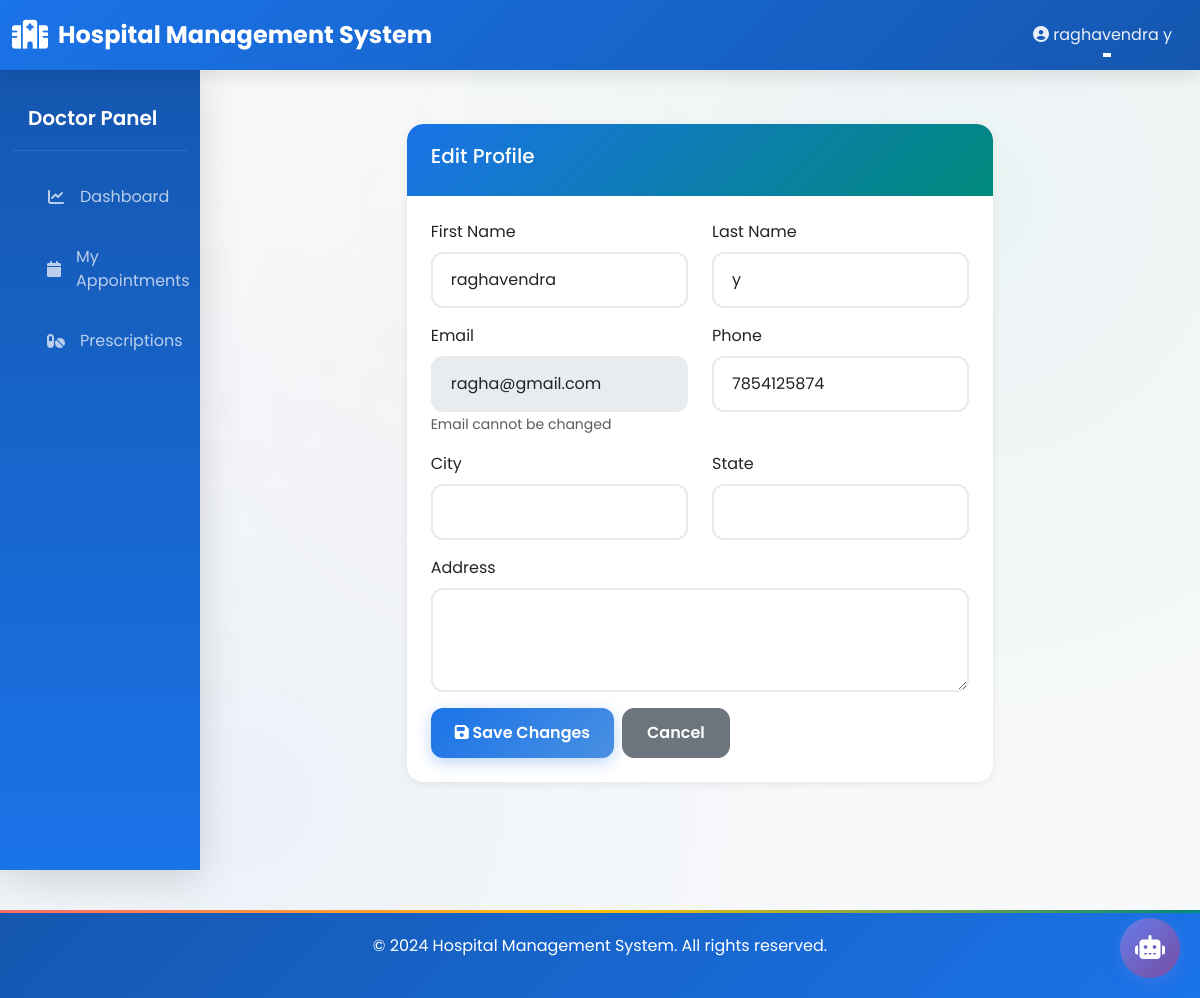
Screenshot of /accounts/profile/edit/ (signed in) with the database file from the repository.
### accounts/models.py (models this page shows, shortened)
class CustomUser(AbstractUser):
    ROLE_CHOICES = (
        ('ADMIN', 'Administrator'),
        ('DOCTOR', 'Doctor'),
        ('NURSE', 'Nurse'),
        ('PHARMACIST', 'Pharmacist'),
        ('RECEPTIONIST', 'Receptionist'),
        ('PATIENT', 'Patient'),
    )
    role = models.CharField(max_length=20, choices=ROLE_CHOICES, default='PATIENT')
    phone = models.CharField(max_length=20, blank=True, null=True)
    address = models.TextField(blank=True, null=True)
    city = models.CharField(max_length=100, blank=True, null=True)
    state = models.CharField(max_length=100, blank=True, null=True)
    profile_picture = models.ImageField(upload_to='profile_pictures/', blank=True, null=True)
    created_at = models.DateTimeField(auto_now_add=True)
    updated_at = models.DateTimeField(auto_now=True)
    is_active_user = models.BooleanField(default=True)
    class Meta:
        ordering = ['-created_at']
        indexes = [
            models.Index(fields=['role']),
            models.Index(fields=['email']),
        ]

### accounts/views.py (the view, shortened to what this page needs)
# urls.py: path('profile/edit/', views.EditProfileView.as_view(), name='edit_profile'),
class EditProfileView(LoginRequiredMixin, UpdateView):
    model = CustomUser
    form_class = CustomUserChangeForm
    template_name = 'accounts/edit_profile.html'
    def get_object(self):
        return self.request.user

### accounts/forms.py
class CustomUserChangeForm(UserChangeForm):
    class Meta:
        model = CustomUser
        fields = ('email', 'first_name', 'last_name', 'phone', 'address', 'city', 'state', 'profile_picture')
        widgets = {
            'email': forms.EmailInput(attrs={'class': 'form-control'}),
            'first_name': forms.TextInput(attrs={'class': 'form-control'}),
            'last_name': forms.TextInput(attrs={'class': 'form-control'}),
            'phone': forms.TextInput(attrs={'class': 'form-control'}),
            'address': forms.Textarea(attrs={'class': 'form-control', 'rows': 2}),
            'city': forms.TextInput(attrs={'class': 'form-control'}),
            'state': forms.TextInput(attrs={'class': 'form-control'}),
            'profile_picture': forms.FileInput(attrs={'class': 'form-control'}),
        }

### templates/accounts/edit_profile.html (shortened to what this page needs)
{% extends "base.html" %}
{% load static %}
{% block content %}
<div class="container py-4">
    <div class="row justify-content-center">
        <div class="col-md-8">
            <div class="card">
                <div class="card-header">
                    <h5>Edit Profile</h5>
                </div>
                <div class="card-body">
                    <form method="post">
                        <div class="row mb-3">
                            <div class="col-md-6">
                                <label class="form-label">First Name</label>
                                <input type="text" name="first_name" class="form-control" value="{{ user.first_name }}">
                            </div>
                            <div class="col-md-6">
                                <label class="form-label">Last Name</label>
                                <input type="text" name="last_name" class="form-control" value="{{ user.last_name }}">
                            </div>
                        </div>
                        <div class="row mb-3">
                            <div class="col-md-6">
                                <label class="form-label">Email</label>
                                <input type="email" class="form-control" value="{{ user.email }}" disabled>
                                <small class="text-muted">Email cannot be changed</small>
                            </div>
                            <div class="col-md-6">
                                <label class="form-label">Phone</label>
                                <input type="text" name="phone" class="form-control" value="{{ user.phone|default:'' }}">
                            </div>
                        </div>
                        <div class="row mb-3">
                            <div class="col-md-6">
                                <label class="form-label">City</label>
                                <input type="text" name="city" class="form-control" value="{{ user.city|default:'' }}">
                            </div>
                            <div class="col-md-6">
                                <label class="form-label">State</label>
                                <input type="text" name="state" class="form-control" value="{{ user.state|default:'' }}">
                            </div>
                        </div>
                        <div class="mb-3">
                            <label class="form-label">Address</label>
                            <textarea name="address" class="form-control" rows="3">{{ user.address|default:'' }}</textarea>
                        </div>
                        <div class="d-flex gap-2">
                            <button type="submit" class="btn btn-primary">
                                <i class="fas fa-save"></i> Save Changes
                            </button>
                            <a href="{% url 'accounts:profile' %}" class="btn btn-secondary">
                                Cancel
                            </a>
                        </div>
                    </form>
                </div>
            </div>
        </div>
    </div>
</div>
{% endblock %}

### templates/base.html (shortened to what this page needs)
{% load static %}
<!DOCTYPE html>
<html lang="en">
<head>
    <link href="https://cdn.jsdelivr.net/npm/bootstrap@5.3.0/dist/css/bootstrap.min.css" rel="stylesheet">
    <link rel="stylesheet" href="https://cdnjs.cloudflare.com/ajax/libs/font-awesome/6.4.0/css/all.min.css">
    <link rel="stylesheet" href="{% static 'css/custom.css' %}">
</head>
<body>
    <nav class="navbar navbar-expand-lg navbar-dark sticky-top">
        <div class="container-fluid">
            <a class="navbar-brand" href="{% url 'home' %}">
                <i class="fas fa-hospital"></i> Hospital Management System
            </a>
            <div class="collapse navbar-collapse" id="navbarNav">
                <ul class="navbar-nav ms-auto">
                    {% if user.is_authenticated %}
                    <li class="nav-item dropdown">
                        <a class="nav-link dropdown-toggle" href="#" id="userDropdown" role="button" data-bs-toggle="dropdown">
                            <i class="fas fa-user-circle"></i> {{ user.get_full_name|default:user.email }}
                        </a>
                    </li>
                    {% else %}
                    <li class="nav-item">
                        <a class="nav-link" href="{% url 'accounts:role_choice' %}">Login</a>
                    </li>
                    {% endif %}
                </ul>
            </div>
        </div>
    </nav>
    <div class="container-fluid">
        <div class="row">
            {% if user.is_authenticated %}
            <nav class="col-md-2 d-md-block bg-light sidebar">
                <div class="position-sticky pt-3">
                    {% if user.role == 'ADMIN' %}
                        <h5 class="px-3 text-white mb-3">Admin Panel</h5>
                        <ul class="nav flex-column">
                            <li class="nav-item">
                                <a class="nav-link" href="{% url 'dashboard:admin_dashboard' %}">
                                    <i class="fas fa-chart-line"></i> Dashboard
                                </a>
                            </li>
                            <li class="nav-item">
                                <a class="nav-link" href="{% url 'patients:patient_list' %}">
                                    <i class="fas fa-users"></i> Manage Patients
                                </a>
                            </li>
                            <li class="nav-item">
                                <a class="nav-link" href="{% url 'doctors:doctor_list' %}">
                                    <i class="fas fa-user-md"></i> Manage Doctors
                                </a>
                            </li>
                            <li class="nav-item">
                                <a class="nav-link" href="{% url 'nurses:nurse_list' %}">
                                    <i class="fas fa-user-nurse"></i> Manage Nurses
                                </a>
                            </li>
                            <li class="nav-item">
                                <a class="nav-link" href="{% url 'reports:medical_report_list' %}">
                                    <i class="fas fa-file-medical"></i> Medical Reports
                                </a>
                            </li>
                            <li class="nav-item">
                                <a class="nav-link" href="{% url 'billing:billing_list' %}">
                                    <i class="fas fa-file-invoice-dollar"></i> Billing
                                </a>
                            </li>
                            <li class="nav-item">
                                <a class="nav-link" href="{% url 'billing:financial_reports' %}">
                                    <i class="fas fa-chart-line"></i> Financial Reports
                                </a>
                            </li>
                            <li class="nav-item">
                                <a class="nav-link" href="{% url 'billing:insurance_claim_list' %}">
                                    <i class="fas fa-file-contract"></i> Insurance Claims
                                </a>
                            </li>
                            <li class="nav-item">
                                <a class="nav-link" href="{% url 'billing:installment_plan_list' %}">
                                    <i class="fas fa-calendar-check"></i> Installments
                                </a>
                            </li>
                        </ul>
                    {% elif user.role == 'DOCTOR' %}
                        <h5 class="px-3 text-white mb-3">Doctor Panel</h5>
                        <ul class="nav flex-column">
                            <li class="nav-item">
                                <a class="nav-link" href="{% url 'dashboard:doctor_dashboard' %}">
                                    <i class="fas fa-chart-line"></i> Dashboard
                                </a>
                            </li>
                            <li class="nav-item">
                                <a class="nav-link" href="{% url 'doctors:view_appointments' %}">
                                    <i class="fas fa-calendar"></i> My Appointments
                                </a>
                            </li>
                            <li class="nav-item">
                                <a class="nav-link" href="{% url 'reports:prescription_list' %}">
                                    <i class="fas fa-pills"></i> Prescriptions
                                </a>
                            </li>
                        </ul>
                    {% endif %}
                </div>
            </nav>
            {% endif %}
            <main class="col-md-{% if user.is_authenticated %}10{% else %}12{% endif %}">
                <div class="main-content">
                    {% block content %}{% endblock %}
                </div>
            </main>
        </div>
    </div>
    <footer class="footer">
        <p>&copy; 2024 Hospital Management System. All rights reserved.</p>
    </footer>
    {% if user.is_authenticated %}
    <div id="chat-widget">
        <button id="chat-toggle-btn" class="chat-toggle-btn" onclick="toggleChat()">
            <i class="fas fa-robot"></i>
        </button>
    </div>
    {% endif %}
</body>
</html>

### templates/base.html (style rules this page uses)
#chat-widget { position: fixed; bottom: 20px; right: 20px; z-index: 1000; }
.chat-toggle-btn { width: 60px; height: 60px; border-radius: 50%; background: linear-gradient(135deg, #667eea 0%, #764ba2 100%); border: none; color: white; font-size: 24px; cursor: pointer; box-shadow: 0 4px 15px rgba(102, 126, 234, 0.4); transition: transform 0.3s; }

### rows the page displays
CustomUser: get_full_name "raghavendra y", first_name "raghavendra", last_name "y", email "ragha@gmail.com", phone "7854125874"
